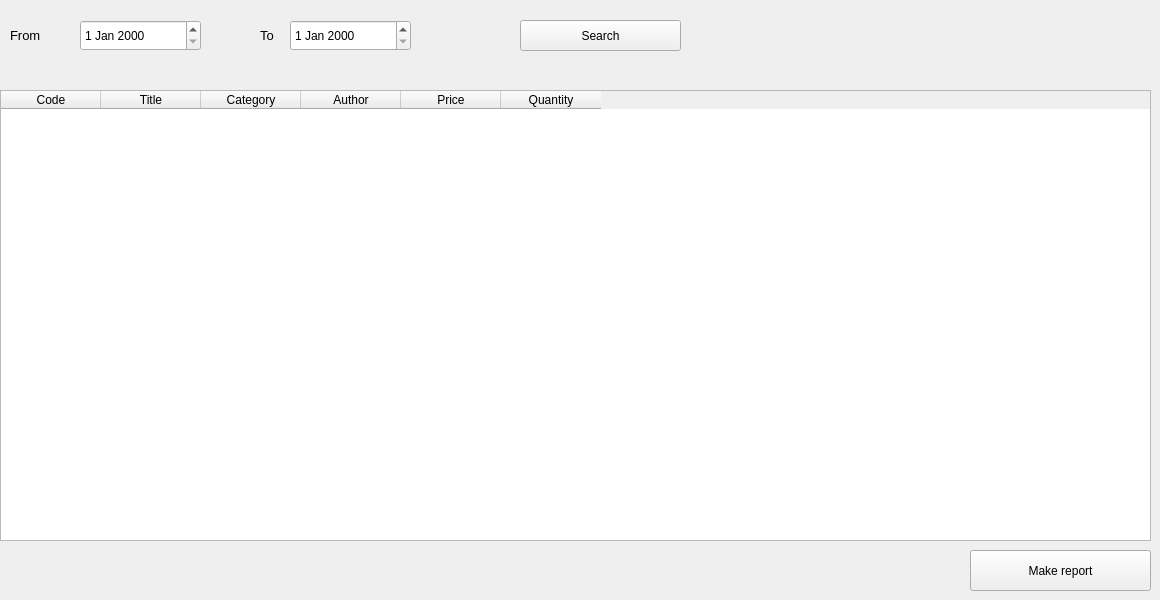
      <widget class="QWidget" name="tab_18">
       <attribute name="title">
        <string>Book reports</string>
       </attribute>
       <widget class="QTableWidget" name="tableWidget_5">
        <property name="geometry">
         <rect>
          <x>0</x>
          <y>90</y>
          <width>1151</width>
          <height>451</height>
         </rect>
        </property>
        <column>
         <property name="text">
          <string>Code</string>
         </property>
        </column>
        <column>
         <property name="text">
          <string>Title</string>
         </property>
        </column>
        <column>
         <property name="text">
          <string>Category</string>
         </property>
        </column>
        <column>
         <property name="text">
          <string>Author</string>
         </property>
        </column>
        <column>
         <property name="text">
          <string>Price</string>
         </property>
        </column>
        <column>
         <property name="text">
          <string>Quantity</string>
         </property>
        </column>
       </widget>
       <widget class="QDateEdit" name="dateEdit">
        <property name="geometry">
         <rect>
          <x>80</x>
          <y>20</y>
          <width>121</width>
          <height>31</height>
         </rect>
        </property>
       </widget>
       <widget class="QLabel" name="label_28">
        <property name="geometry">
         <rect>
          <x>10</x>
          <y>20</y>
          <width>41</width>
          <height>31</height>
         </rect>
        </property>
        <property name="font">
         <font>
          <pointsize>10</pointsize>
         </font>
        </property>
        <property name="text">
         <string>From</string>
        </property>
       </widget>
       <widget class="QLabel" name="label_29">
        <property name="geometry">
         <rect>
          <x>260</x>
          <y>20</y>
          <width>21</width>
          <height>31</height>
         </rect>
        </property>
        <property name="font">
         <font>
          <pointsize>10</pointsize>
         </font>
        </property>
        <property name="text">
         <string>To</string>
        </property>
       </widget>
       <widget class="QDateEdit" name="dateEdit_2">
        <property name="geometry">
         <rect>
          <x>290</x>
          <y>20</y>
          <width>121</width>
          <height>31</height>
         </rect>
        </property>
       </widget>
       <widget class="QPushButton" name="pushButton_24">
        <property name="geometry">
         <rect>
          <x>520</x>
          <y>20</y>
          <width>161</width>
          <height>31</height>
         </rect>
        </property>
        <property name="text">
         <string>Search</string>
        </property>
       </widget>
       <widget class="QPushButton" name="pushButton_41">
        <property name="geometry">
         <rect>
          <x>970</x>
          <y>550</y>
          <width>181</width>
          <height>41</height>
         </rect>
        </property>
        <property name="text">
         <string>Make report</string>
        </property>
       </widget>
      </widget>
